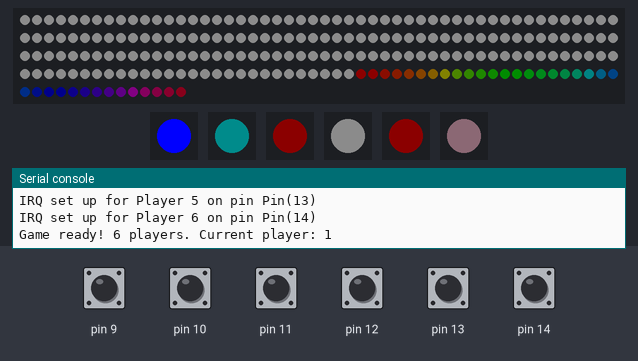
Simulated run of this program. Board: MicroPython board. On the bench: 214 RGB LEDs in strip order, left to right, continuing on the next row, 6 × 1 RGB LEDs in strip order, left to right, the last lines printed to the serial console. The test bench sets the inputs (shaded band); at power-on: pin 9–14 HIGH. Dim RGB values are drawn brighter than linear; random numbers come from a fixed seed.

Above: at 2.2 s.
2.3 s: pin 9 pulled LOW for 0.15 s
At 2.78 s:
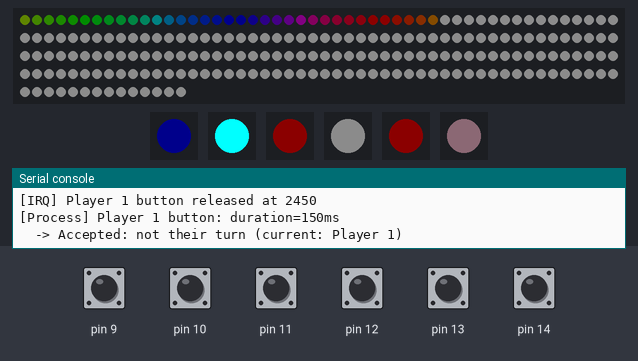
3.0 s: pin 10 pulled LOW for 0.15 s
At 3.4 s:
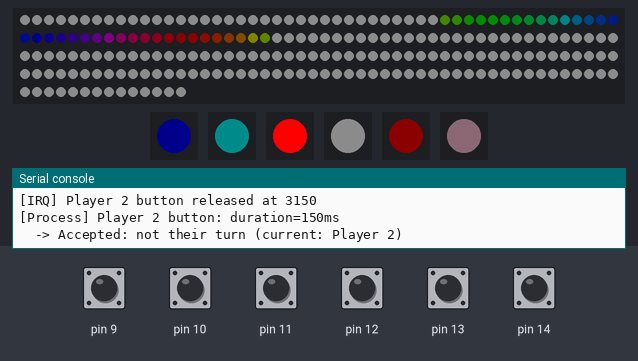
3.7 s: pin 11 pulled LOW for 0.15 s
At 4.31 s:
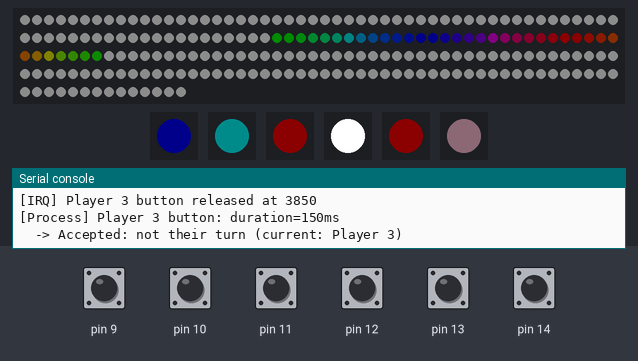
4.4 s: pin 12 pulled LOW for 0.15 s
At 4.92 s:
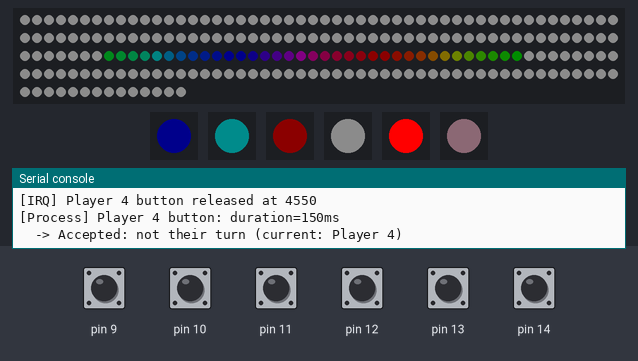
5.1 s: pin 13 pulled LOW for 0.15 s
At 5.53 s:
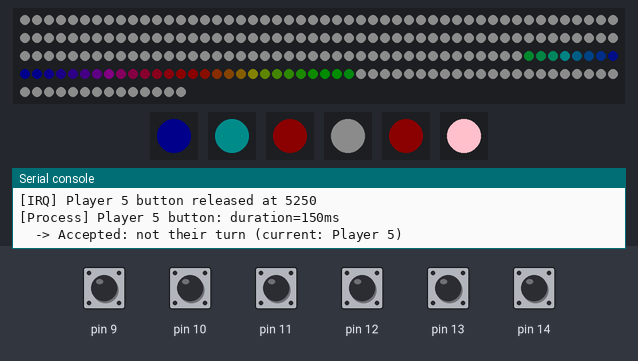
5.8 s: pin 14 pulled LOW for 0.15 s
At 6.15 s:
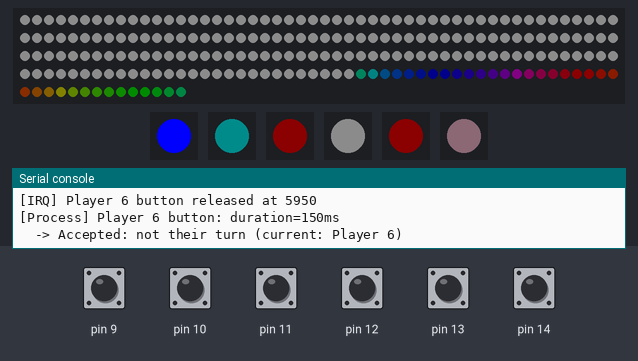
Timing chart, 0 to 7.5 s (numbered marks = the images above; inputs shaded):
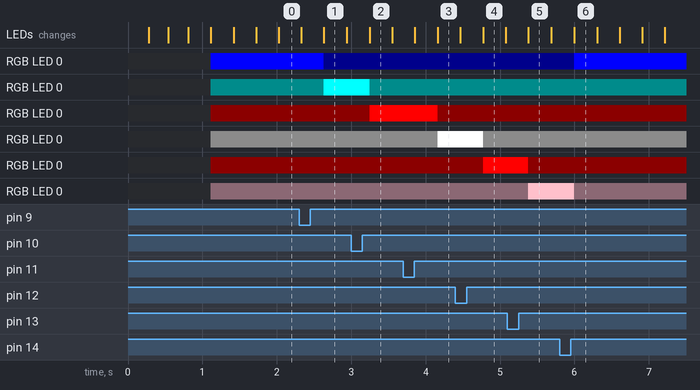

The program:

main.py
```python
# Python
import machine, time, LedController
import ButtonController

N = len(ButtonController.BUTTONS_BY_PLAYER)

# State managed in main loop
current_player = 1
pending_next_segment = None

def _button_irq(pin):
    # Minimal ISR: track press/release events
    for player in ButtonController.BUTTONS_BY_PLAYER.values():
        if player.button is pin:
            if player.is_button_pressed():
                player.record_button_press()
            else:
                player.record_button_release()
            break

def main():
    global current_player, pending_next_segment

    # Set up IRQ for each player's button
    for player_num, player in ButtonController.BUTTONS_BY_PLAYER.items():
        try:
            player.button.irq(trigger=machine.Pin.IRQ_FALLING | machine.Pin.IRQ_RISING, handler=_button_irq)
            print(f"IRQ set up for Player {player_num} on pin {player.button}")
        except AttributeError:
            player.button.irq(trigger=getattr(machine.Pin, "IRQ_FALLING", 0) | getattr(machine.Pin, "IRQ_RISING", 0), handler=_button_irq)
            print(f"IRQ set up (fallback) for Player {player_num} on pin {player.button}")

    LedController.test_sequence()
    ButtonController.init_all()
    LedController.reset()
    ButtonController.BUTTONS_BY_PLAYER[current_player].start_turn()
    j = 0
    print(f"Game ready! {N} players. Current player: {current_player}")

    while True:
        # Process button events between frames
        pending_next_segment = ButtonController.apply_button_events(current_player)
        if pending_next_segment is not None:
            # Clear current LEDs fully before switching to avoid leftovers
            LedController.reset()
            current_player = pending_next_segment
            pending_next_segment = None
            # small pause to ensure clear is latched on the strip
            time.sleep(0.005)

        LedController.rainbow_frame(current_player, j, step=7)
        j = (j + 1) & 255
        time.sleep(0.02)

# Run
main()
```

LedController.py
```python
import machine, neopixel, time

LED_PIN = 29          # LED strip data
NUM_LEDS = 214        # change to your strip length
DEFAULT_BRIGHTNESS = 0.05    # keep small while on USB only (e.g., 0.02–0.1)

np = neopixel.NeoPixel(machine.Pin(LED_PIN, machine.Pin.OUT), NUM_LEDS)

# LED Segments
N = 6

# Hardcoded LED index ranges for each player/segment
SEGMENTS = {
    1: range(178, 214),   # 35 LEDs
    2: range(0, 35),      # 35 LEDs
    3: range(35, 71),     # 36 LEDs
    4: range(71, 107),    # 36 LEDs
    5: range(107, 142),   # 36 LEDs
    6: range(142, 178),   # 36 LEDs
}

def scale(c, brightness):
    # c is (r,g,b) 0-255; apply software brightness
    return tuple(min(255, max(0, int(v * brightness))) for v in c)

def fill(pixels, color, length, brightness = DEFAULT_BRIGHTNESS):
    color = scale(color, brightness)
    for i in range(length):
        pixels[i] = (color[1], color[0], color[2])  # GRB order
    pixels.write()

def wheel(pos):
    if pos < 85:
        return pos * 3, 255 - pos * 3, 0
    if pos < 170:
        pos -= 85
        return 255 - pos * 3, 0, pos * 3
    pos -= 170
    return 0, pos * 3, 255 - pos * 3

def rainbow_frame(player, j, step=7):
    for i in SEGMENTS[player]:
        r, g, b = wheel((i * step + j) & 255)
        r, g, b = scale((r, g, b), DEFAULT_BRIGHTNESS)
        np[i] = (g, r, b)  # GRB
    np.write()

def reset():
    fill(np, (255, 255, 255), NUM_LEDS)

def test_sequence():
    for color in ((255,0,0), (0,255,0), (0,0,255), (255,255,255)):
        fill(np, color, NUM_LEDS)
        time.sleep(0.25)
    fill(np, (0,0,0), NUM_LEDS)
```

ButtonController.py
```python
from Player import Player

NUM_PLAYERS = 6

# Initialize all buttons
BUTTONS_BY_PLAYER = {}
for i in range(NUM_PLAYERS):
    BUTTONS_BY_PLAYER[i + 1] = Player(i + 1, i + 9, i + 2)


def apply_button_events(current_player):
    # Check all player buttons for release events
    for player_num, player in BUTTONS_BY_PLAYER.items():
        process_next_turn = player.check_button_event(player_num == current_player)

        if not process_next_turn:
            continue

        nxt = try_advance_to_player(current_player + 1)
        BUTTONS_BY_PLAYER[current_player].end_turn()
        BUTTONS_BY_PLAYER[nxt].start_turn()
        # Valid button press! Advance to next player
        return nxt
    return None

def try_advance_to_player(target):
    if target > NUM_PLAYERS:
        return try_advance_to_player(1)
    if BUTTONS_BY_PLAYER[target].is_active:
        return target
    return try_advance_to_player(target + 1)


def init_all():
    for button in BUTTONS_BY_PLAYER.values():
        button.end_turn()
```

Player.py
```python
import machine, neopixel, LedController, time, random

from ConfigValues import Color, Times, ConfigStatus

NUM_LEDS = 1
BRIGHTNESS = 1
INACTIVE_BRIGHTNESS = 0.05
DEBOUNCE_MS = 60
CONFIG_MS = 2000
SUB_CONFIG_MS = 1000

class Player:
    def __init__(self, player_number, button_pin_num, neopixel_pin_num):
        """
        Initialize a Player object.

        Args:
            player_number: Integer identifying the player (e.g., 1, 2, 3...)
            button_pin_num: GPIO pin number for the player's button
            neopixel_pin_num: GPIO pin number for the player's NeoPixel strip
        """
        # Player setup
        self.player_number = player_number
        self.button = machine.Pin(button_pin_num, machine.Pin.IN, machine.Pin.PULL_UP)
        self.neopixel = neopixel.NeoPixel(machine.Pin(neopixel_pin_num, machine.Pin.OUT), NUM_LEDS)

        # Player state
        self.is_active = True
        self.is_turn = False
        self.config_status = ConfigStatus.NOT_IN_CONFIG
        self.pending_color = None
        self.color = random.choice(Color.all())
        self.pending_timer = None
        self.appy_timer = None

        # Button timing state
        self.button_press_time = None
        self.button_release_time = None
        self.last_action_time = None

    def is_button_pressed(self):
        """Check if the button is currently pressed (active low)."""
        return self.button.value() == 0

    def record_button_press(self):
        """Record the time when button was pressed. Called from IRQ."""
        if self.button_press_time is None:
            self.button_press_time = time.ticks_ms()
            print(f"[IRQ] Player {self.player_number} button pressed at {self.button_press_time}")

    def record_button_release(self):
        """Record the time when button was released. Called from IRQ."""
        if self.button_press_time is not None:
            self.button_release_time = time.ticks_ms()
            print(f"[IRQ] Player {self.player_number} button released at {self.button_release_time}")

    def check_button_event(self, is_current_player):
        if self.button_release_time is None and not self.button_press_time is None:
            return False

        # Handle inactive player config cycling
        if self.button_press_time is None:
            if not self.is_active:
                return self._handle_inactive_config_timeout()
            return False

        # Validate button press duration
        duration = self._calculate_and_validate_duration()
        if duration is None:
            print(f"  -> Rejected: debounced")
            return False

        # Handle long press for activation toggle
        if duration > CONFIG_MS:
            print(f"  -> Accepted: long press for config toggle")
            self.toggle_activation()
            return self.return_action(False)

        # Handle current player turn action
        if is_current_player:
            print(f"  -> Accepted: not their turn (current: Player {self.player_number})")
            return self.return_action(True)

        # Handle configuration mode for inactive players
        if not self.is_active:
            print(f"  -> Accepted: inactive player config")
            return self._handle_config_button_press(duration)

        return self.return_action(False)

    def _handle_inactive_config_timeout(self):
        """Handle automatic config cycling when player is inactive and button not pressed."""
        if self._is_time_elapsed(SUB_CONFIG_MS):
            print(f"  -> Accepted: inactive config time trigger config: {self.config_status}")
            if self.config_status == ConfigStatus.COLOR:
                self.cycle_color()
            elif self.config_status == ConfigStatus.TIMER:
                self.cycle_timer()
            return self.return_action(False)
        return False

    def _calculate_and_validate_duration(self):
        """Calculate button press duration and validate it meets minimum threshold."""
        duration = time.ticks_diff(self.button_release_time, self.button_press_time)

        # Clear the button event timestamps
        self.button_press_time = None
        self.button_release_time = None

        print(f"[Process] Player {self.player_number} button: duration={duration}ms")

        # Check if duration meets minimum threshold
        if duration < DEBOUNCE_MS:
            print(f"  -> Rejected: too short ({duration}ms < {DEBOUNCE_MS}ms)")
            return None

        return duration

    def _handle_config_button_press(self, duration):
        """Handle button press during configuration mode for inactive players."""
        if self.config_status == ConfigStatus.NOT_IN_CONFIG:
            print(f"  -> changing to color config")
            self.config_status = ConfigStatus.COLOR
            self.pending_color = self.color
            return self.return_action(False)
        elif self.config_status == ConfigStatus.COLOR:
            if duration > SUB_CONFIG_MS:
                self.color = self.pending_color
            self.pending_color = None
            self.set_color((0, 0, 0), BRIGHTNESS)

            print(f"  -> changing to timer config")
            self.config_status = ConfigStatus.TIMER
            self.pending_timer = Times.XS
            return self.return_action(False)
        elif self.config_status == ConfigStatus.TIMER:
            if duration > SUB_CONFIG_MS:
                self.appy_timer = self.pending_timer
            self.pending_timer = None

            print(f"  -> changing to inactive config")
            self.config_status = ConfigStatus.NOT_IN_CONFIG
            return self.return_action(False)
        return None

    def _is_time_elapsed(self, threshold_ms):
        """Check if the specified time threshold has elapsed since last action."""
        time_since_last_action = time.ticks_diff(time.ticks_ms(), self.last_action_time)
        return time_since_last_action > threshold_ms

    def return_action(self, flag):
        self.last_action_time = time.ticks_ms()
        return flag

    def cycle_color(self):
        colors = Color.all()
        current_index = colors.index(self.pending_color)
        next_index = (current_index + 1) % len(colors)
        self.pending_color = colors[next_index]
        self.set_color(self.pending_color, BRIGHTNESS)

    def cycle_timer(self):
        times = Times.all()
        current_index = times.index(self.pending_timer)
        next_index = (current_index + 1) % len(times)
        self.pending_timer = times[next_index]

    def start_turn(self):
        self.is_turn = True
        self.set_color(self.color, BRIGHTNESS)

    def end_turn(self):
        self.is_turn = False
        self.set_color(self.color, INACTIVE_BRIGHTNESS)

    def toggle_activation(self):
        if self.is_active:
            self.is_active = False
            self.set_color((0, 0, 0), 0)
        else:
            self.is_active = True
            self.config_status = ConfigStatus.NOT_IN_CONFIG
            self.pending_timer = None
            self.appy_timer = None
            self.set_color(self.color, INACTIVE_BRIGHTNESS)

    def set_color(self, color, brightness: float = BRIGHTNESS):
        LedController.fill(self.neopixel, color, NUM_LEDS, brightness)


    def __repr__(self):
        return f"Player(number={self.player_number}, button_pin={self.button}, leds={len(self.neopixel)})"
```

ConfigValues.py
```python
class ConfigStatus:
    """Configuration status constants."""
    NOT_IN_CONFIG = 0
    COLOR = 1
    TIMER = 2


# These buttons are RGB, but the LED controller uses GRB
class Color:
    """Color constants in GRB format."""
    GREEN = (255, 0, 0)
    RED = (0, 255, 0)
    BLUE = (0, 0, 255)
    YELLOW = (255, 255, 0)
    WHITE = (255, 255, 255)
    PURPLE = (0, 128, 128)
    ORANGE = (165, 255, 0)
    PINK = (192, 255, 203)
    TEAL = (128, 0, 128)
    AQUA = (255, 0, 255)
    MAGENTA = (0, 255, 255)

    @classmethod
    def all(cls):
        """Return list of all color values."""
        return [
            cls.GREEN, cls.RED, cls.BLUE, cls.YELLOW, cls.WHITE,
            cls.PURPLE, cls.ORANGE, cls.PINK, cls.TEAL, cls.AQUA, cls.MAGENTA
        ]


class Times:
    """Timer duration constants."""
    XS = 1
    SM = 2
    MD = 4
    LG = 8
    XL = 12

    @classmethod
    def all(cls):
        """Return list of all timer values."""
        return [cls.XS, cls.SM, cls.MD, cls.LG, cls.XL]
```
